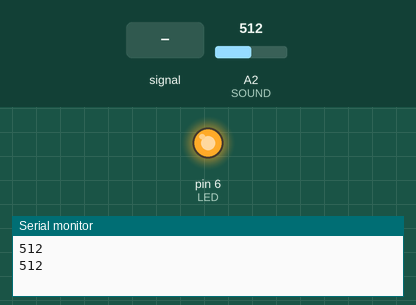
Recording of a sketch running on a simulated Arduino Uno, built with avr-gcc and run on an emulated ATmega328P. Shown: output pins drawn as LEDs (lit = HIGH), the last lines printed to the serial monitor. The inputs (shaded band) are chosen by the test bench; at power-on: A2 (SOUND) = 512.

Above: at 1.9 s.
2.0 s: A2 (SOUND) fed a 1000 Hz sine of ±255 counts around its level
At 3.5 s:
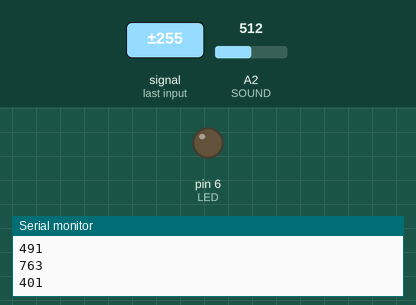
6.2 s: A2 (SOUND) set to 487
8.5 s: A2 (SOUND) set to 510
At 9.0 s:
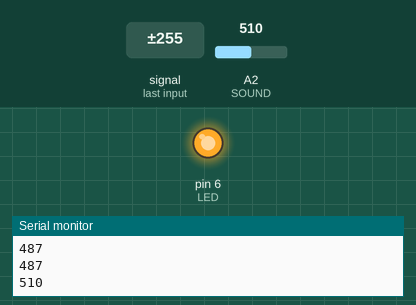
Timing chart, 0 to 11.5 s (numbered marks = the images above; inputs shaded):
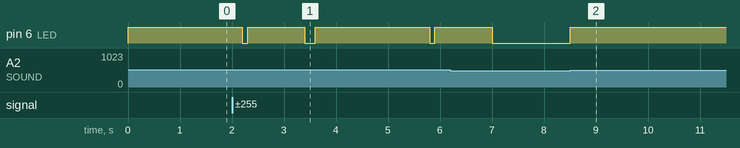

Measured:
- after the input at 2.0 s, pin 6 (LED): goes LOW 0.10 s, HIGH 1.1 s, LOW 0.20 s, HIGH 2.2 s, LOW 0.10 s, then HIGH, starting after 0.20 s
- after the input at 8.5 s, pin 6 (LED): LOW → HIGH at once

The sketch:

Sound_LEDclap.ino
```cpp
#define SOUND A2
#define LED 6

int soundinput=0;
void setup() {
  // put your setup code here, to run once:
  pinMode(SOUND,INPUT);
  pinMode(LED,OUTPUT);

  Serial.begin(9600);
}

void loop() {
  // put your main code here, to run repeatedly:
 soundinput=analogRead(SOUND);
 Serial.println(soundinput);
 if (soundinput>=500){
  digitalWrite(LED,HIGH);
  delay(1000);
 }
 else{
  digitalWrite(LED,LOW);
 }
 delay(100);
}
```
